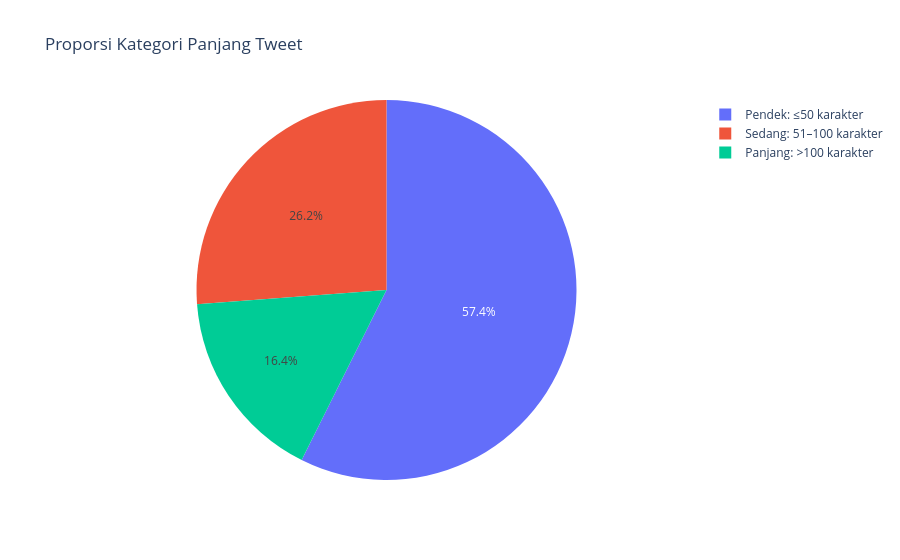

Notebook source saved alongside this figure:
### Code cell
df_kategori = df_panjang.with_columns(
    pl.when(pl.col("panjang_tweet") <= 50)
    .then(pl.lit("Pendek: ≤50 karakter"))
    .when(pl.col("panjang_tweet") <= 100)
    .then(pl.lit("Sedang: 51–100 karakter"))
    .otherwise(pl.lit("Panjang: >100 karakter"))
    .alias("kategori_panjang")
)

ringkasan_panjang = (
    df_kategori.group_by("kategori_panjang")
    .len()
    .sort("len", descending=True)
)

fig3 = px.pie(
    ringkasan_panjang.to_pandas(),
    names="kategori_panjang",
    values="len",
    title="Proporsi Kategori Panjang Tweet"
)
fig3.show()

### Figure 1 — Plotly figure (JSON) as saved in the notebook; plotly's stock layout.template omitted (floating-point values rounded to 4 significant figures)
{"data": [{"domain": {"x": [0, 1], "y": [0, 1]}, "hovertemplate": "kategori_panjang=%{label}<br>len=%{value}<extra></extra>", "labels": ["Pendek: ≤50 karakter", "Sedang: 51–100 karakter", "Panjang: >100 karakter"], "legendgroup": "", "name": "", "showlegend": true, "type": "pie", "values": [1793846, 819218, 513923]}], "layout": {"legend": {"tracegroupgap": 0}, "title": {"text": "Proporsi Kategori Panjang Tweet"}}}
